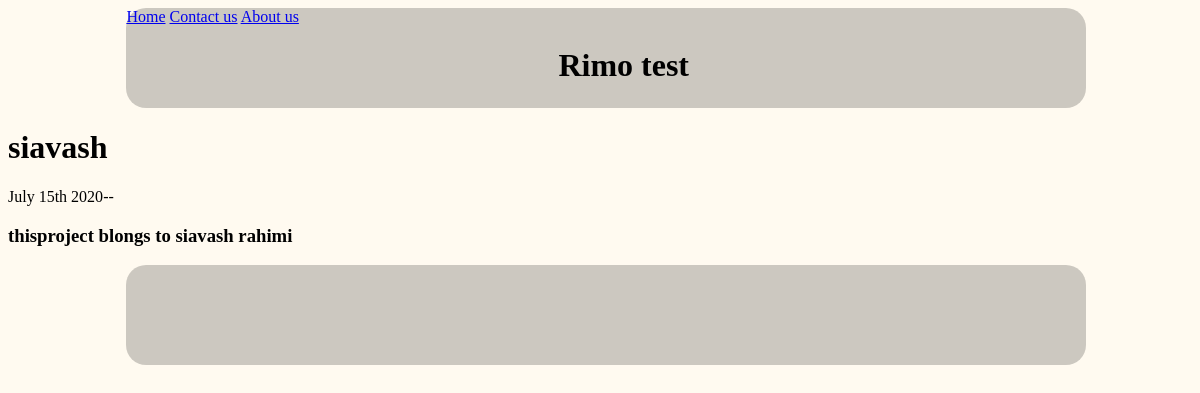
Page /blog/1/ on the committed database.
### blog/models.py (models this page shows, shortened)
class Blog(models.Model):
        title =models.CharField(max_length = 100)
        description =models.TextField()
        date =models.DateTimeField()

### blog/views.py (the view)
def detail(request,blog_id):
    blog = get_object_or_404(Blog, pk=blog_id)
    return render (request, 'Blog/detail.html', {'blog':blog})

### blog/templates/Blog/detail.html
{% extends 'portfolio/base.html' %}
{% block content %}
<h1>{{blog.title}}</h1>
<p>{{blog.date|date:'F jS Y'}}--</p>
<h3>{{blog.description}}</h3>
{% endblock %}

### portfolio/static/portfolio/style.css (style rules this page uses)
body { background: floralwhite; }

### rows in the picture
Blog: title "siavash", date "July 15th 2020", description "thisproject blongs to siavash rahimi"
